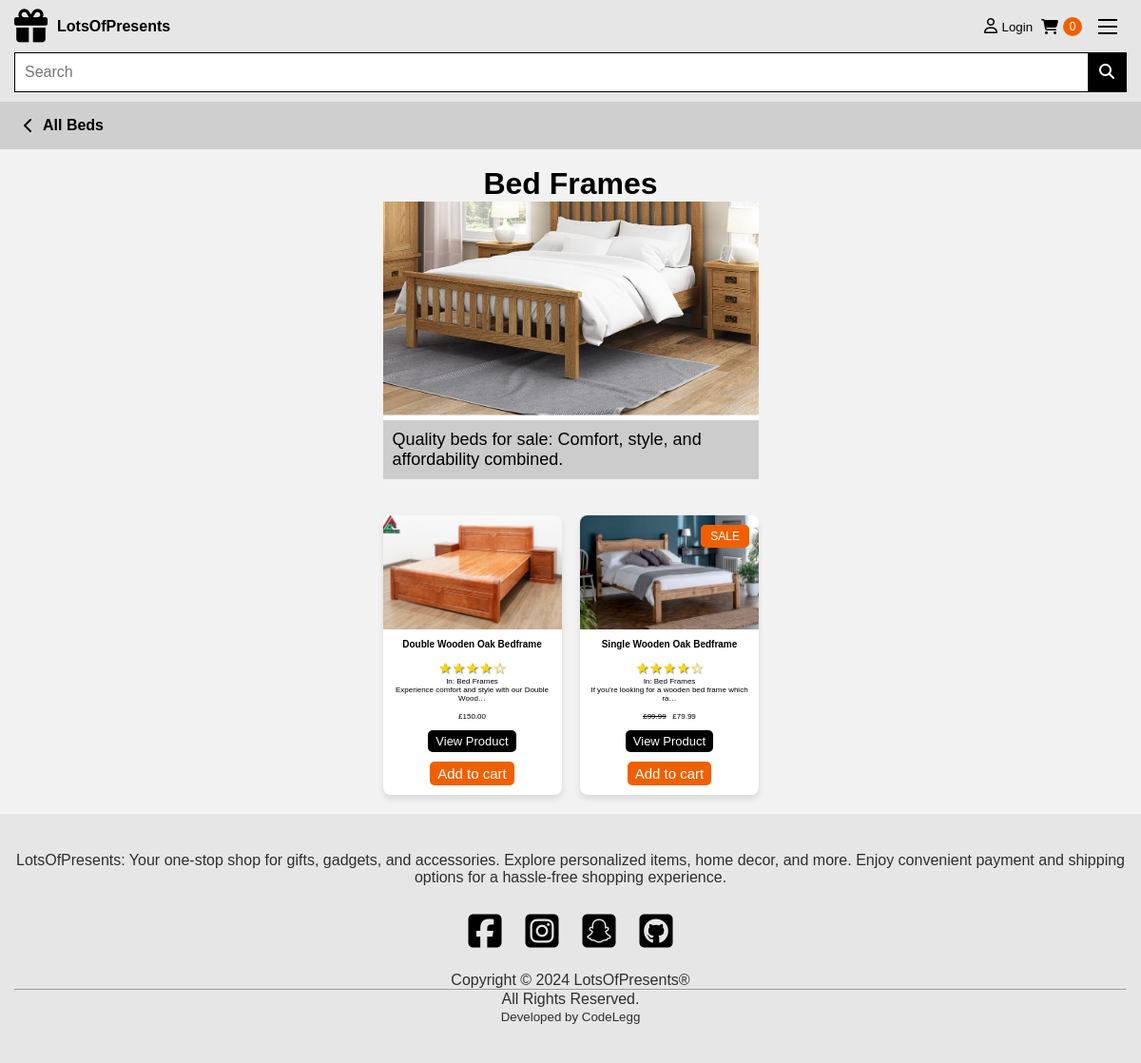
The page /category_children/Bed Frames/ on the database its author committed.
### store/models.py (models this page shows, shortened)
class Category(models.Model):
    CATEGORY_TYPE_CHOICES = [
        ("type", "By Type"),
        ("size", "By Size"),
    ]
    name = models.CharField(max_length=50)
    parent_category = models.ForeignKey(
        "self",
        on_delete=models.CASCADE,
        related_name="subcategories",
        null=True,
        blank=True,
    )
    image = models.ImageField(upload_to="category_images/", blank=True, null=True)
    category_type = models.CharField(
        max_length=10, choices=CATEGORY_TYPE_CHOICES, default="type"
    )
    hierarchy_level = models.IntegerField(default=0)  # Add the hierarchy level field
    def __str__(self):
        return self.name

class Product(models.Model):
    name = models.CharField(max_length=100)
    price = models.DecimalField(max_digits=10, decimal_places=2)
    category = models.ForeignKey(Category, on_delete=models.CASCADE)
    description = models.TextField(blank=True, null=True)
    about_this_product = models.TextField(blank=True, null=True)
    what_type = models.CharField(max_length=100, blank=True, null=True)
    material = models.CharField(max_length=100, blank=True, null=True)
    colors = models.ManyToManyField(
        Color, blank=True
    )  # Many-to-many relationship with Color
    is_sale = models.BooleanField(default=False)
    sale_price = models.DecimalField(
        max_digits=10, decimal_places=2, blank=True, null=True
    )
    dimension_h = models.CharField(max_length=20, blank=True, null=True)
    dimension_d = models.CharField(max_length=20, blank=True, null=True)
    dimension_w = models.CharField(max_length=20, blank=True, null=True)
    dimension_dff = models.CharField(max_length=20, blank=True, null=True)

class ProductImage(models.Model):
    product = models.ForeignKey(
        Product, on_delete=models.CASCADE, related_name="images"
    )
    image = models.ImageField(upload_to="uploads/product/")

### store/views.py (the view)
def category_children(request, foo):
    foo = foo.replace("-", " ")
    try:
        category = Category.objects.get(name=foo)
        parent_category = category.parent_category
        products = Product.objects.filter(category=category)
        return render(
            request,
            "category_children.html",
            {"products": products, "category": category, "parent": parent_category},
        )
    except Category.DoesNotExist:
        messages.warning(request, "Category not found.")
        return redirect("home")

### cart/cart.py (called while the page is built)
    def __len__(self):
        return len(self.cart)

### cart/context_proccessors.py (called while the page is built)
def cart(request):
    return {'cart': Cart(request)}

### store/templates/category_children.html (shortened to what this page needs)
{% extends 'base.html' %}
{% load static %}
{% block breadcrumbs %}
{% if parent.name %}
<a class="nav-title breadcrumb hdgbread" href="{% url 'category' parent.name %}">
    <i class="fa fa-chevron-left"></i>
    All {{ parent.name }}
</a>
{% endif %}
{% endblock %}
{% block content %}
<div class="container">
    <br>
    <h1 class="category-title">{{ category.name }}</h1>
    <div class="image-wrapper">
        {% if category.image %}
        <img class="category-image" src="{{ category.image.url }}" alt="{{ category.name }}">
        {% endif %}
        <div class="category-image-desc">
            Quality beds for sale: Comfort, style, and affordability combined.
        </div>
    </div>
    <br>
    <div class="item-card-grid">
        {% for product in products %}
        {% if product.is_sale %}
        <div class="item-card">
            <div class="sale-badge">
                SALE
            </div>
            {% with product.images.first as first_image %}
            {% if first_image %}
            <img src="{{ first_image.image.url }}" alt="{{ product.name }} Image">
            {% endif %}
            {% endwith %}
            <div class="card-content">
                <h3 class="card-title">{{ product.name }}</h3>
                <div class="review-stars">
                    <span class="star">&#9733;</span>
                    <span class="star">&#9733;</span>
                    <span class="star">&#9733;</span>
                    <span class="star">&#9733;</span>
                    <span class="star">&#9734;</span>
                </div>
                <p class="card-desc">In: {{ product.category }} <br> {{ product.description|truncatechars:50 }}</p>
                <p class="card-desc"><strike>£{{ product.price }}</strike> &nbsp; £{{ product.sale_price }}</p>
                <a href="{% url 'product' product.id %}?next={{ request.path }}" class="button view-btn">View Product</a>
                <button value="{{ product.id }}" class="button cart-btn">
                    Add to cart
                </button>
            </div>
        </div>
        {% else %}
        <div class="item-card">
            {% with product.images.first as first_image %}
            {% if first_image %}
            <img src="{{ first_image.image.url }}" alt="{{ product.name }} Image">
            {% endif %}
            {% endwith %}
            <div class="card-content">
                <h3 class="card-title">{{ product.name }}</h3>
                <div class="review-stars">
                    <span class="star">&#9733;</span>
                    <span class="star">&#9733;</span>
                    <span class="star">&#9733;</span>
                    <span class="star">&#9733;</span>
                    <span class="star">&#9734;</span>
                </div>
                <p class="card-desc">In: {{ product.category }} <br> {{ product.description|truncatechars:50 }}</p>
                <p class="card-desc">£{{ product.price }}</p>
                <a href="{% url 'product' product.id %}?next={{ request.path }}" class="button view-btn">View Product</a>
                <button value="{{ product.id }}" class="button cart-btn">
                    Add to cart
                </button>
            </div>
        </div>
        {% endif %}
        {% endfor %}
    </div>
</div>
{% endblock %}

### static/css/base.css (style rules this page uses)
:root { --platinum: #e6e6e6; --black_70: #000000b3; --white: #ffffff; --black: #000000; --orange: #f06000; --off-white: #f2f2f2; --ff-poppins: "Poppins", sans-serif; --fs-1: 4.2rem; --fs-2: 3.8rem; --fs-3: 3.2rem; --fs-4: 2.5rem; --fs-5: 2.4rem; --fs-6: 2rem; --fs-7: 1.8rem; --fs-8: 1.5rem; --fw-500: 500; --fw-600: 600; --fw-700: 700; --radius-4: 4px; --radius-12: 12px; --section-padding: 60px; --transition-1: 0.15s ease; --transition-2: 0.35s ease; --cubic-in: cubic-bezier(0.51, 0.03, 0.64, 0.28); --cubic-out: cubic-bezier(0.33, 0.85, 0.56, 1); --shadow: 0 5px 20px 1px hsla(220, 63%, 33%, 0.1); }
*, *::before, *::after { margin: 0; padding: 0; box-sizing: border-box; }
a { text-decoration: none; }
a { color: #000; text-decoration: none; }
a, img, span, input, button, i { display: block; }
button, input { background: none; border: none; font: inherit; }
button { cursor: pointer; }
i { pointer-events: none; }
img { height: auto; }
html { font-family: var(--ff-poppins); font-size: 10px; scroll-behavior: smooth; }
body { background-color: var(--off-white); font-size: 1.6rem; }
.button { display: inline-block; padding: 4px 8px; background-color: var(--black); color: #fff; text-decoration: none; border-radius: 5px; }
.view-btn { margin-bottom: 10px; font-size: 1.3rem; background-color: var(--black); }
.cart-summary-btn, .view-btn, .cart-btn-product { transition: background-color 0.3s ease; }
.cart-btn, .buy-btn, .delete-btn { transition: background-color 0.3s ease; font-size: 1.5rem; }
.cart-btn, .buy-btn { background-color: var(--orange); }
.sale-badge { background-color: var(--orange); color: white; font-size: 12px; padding: 5px 10px; border-radius: 5px; position: absolute; top: 10px; right: 10px; position: absolute; }
.container { padding-inline: 15px; position: relative; }
.breadcrumb { padding: 1em 0; display: flex; justify-content: left; gap: 1rem; align-items: center; transition: background 0.4s ease-in-out; padding-left: 25px; padding-right: 30px; }
.hdgbread { background-color: #cfcfcf; opacity: 1; z-index: 1; }
.nav-title { font-weight: 700; }

### static/css/categories.css (style rules this page uses)
:root { --platinum: hsl(0, 0%, 90%); --dark-platinum: hsl(0, 0%, 80%); --light-platinum: hsl(0, 0%, 85%); --black_70: hsla(0, 0%, 0%, 0.7); --off-white: hsl(0, 0%, 95%); --white: hsl(0, 0%, 100%); --black: hsl(0, 0%, 0%); --orange: hsl(24, 100%, 47%); --dark-orange: hsl(24, 100%, 42%); --ff-poppins: "Poppins", sans-serif; --fs-1: 4.2rem; --fs-2: 3.8rem; --fs-3: 3.2rem; --fs-4: 2.5rem; --fs-5: 2.4rem; --fs-6: 2rem; --fs-7: 1.8rem; --fs-8: 1.5rem; --fw-500: 500; --fw-600: 600; --fw-700: 700; --radius-4: 4px; --radius-12: 12px; --section-padding: 60px; --transition-1: 0.15s ease; --transition-2: 0.35s ease; --cubic-in: cubic-bezier(0.51, 0.03, 0.64, 0.28); --cubic-out: cubic-bezier(0.33, 0.85, 0.56, 1); --shadow: 0 5px 20px 1px hsla(220, 63%, 33%, 0.1); }
.category-image { display: block; margin-left: auto; margin-right: auto; width: 344px; height: 230px; object-fit: cover; object-position: bottom; }
.category-image-desc { background-color: var(--dark-platinum); padding: 10px; font-size: 1.8rem; }
.item-card-grid { display: grid; grid-template-columns: repeat( auto-fit, minmax(150px, 1fr) ); justify-content: center; gap: 20px; padding-block: 20px; }
.item-card { width: 160px; height: 100%; background-color: #fff; box-shadow: 0 4px 6px rgba(0, 0, 0, 0.1); border-radius: 8px; overflow: hidden; position: relative; }
.item-card img { width: 100%; height: 120px; object-fit: cover; }
.card-content { padding: 10px; text-align: center; }
.card-title { font-size: 1rem; margin-bottom: 5px; }
.review-stars { display: flex; align-items: center; justify-content: center; margin-top: 10px; color: gold; text-shadow: 1px 1px 1px rgba(0, 0, 0, 0.5); }
.card-desc { font-size: 0.8rem; margin-bottom: 10px; }
@media (min-width: 425px) { .item-card { width: 188px; } }
@media (min-width: 425px) { .category-image { width: 395px; } }
@media (min-width: 425px) { .category-title { text-align: center; } }
@media (min-width: 470px) { .item-card-grid { max-width: 395px; margin: 0 auto; } }
@media (min-width: 470px) { .category-image-desc { max-width: 395px; margin: 0 auto; } }

### rows shown on the page
Category: name "Beds"
Category: name "Bed Frames", image (picture)
Product: images.first.image (picture), name "Double Wooden Oak Bedframe", category "Bed Frames", description "Experience comfort and style with our Double Wood…", price "150.00", {{ product.id }} 1 (drawn)
Product: images.first.image (picture), name "Single Wooden Oak Bedframe", category "Bed Frames", description "If you're looking for a wooden bed frame which ra…", price "99.99", sale_price "79.99", {{ product.id }} 2 (drawn)

### other values the page prints
{{ cart|length }} "0"
